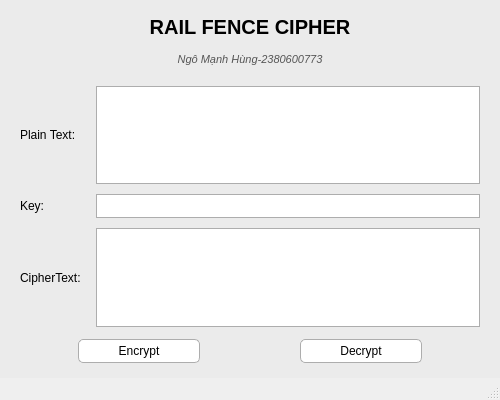
<?xml version="1.0" encoding="UTF-8"?>
<ui version="4.0">
 <class>MainWindow</class>
 <widget class="QMainWindow" name="MainWindow">
  <property name="geometry">
   <rect>
    <x>0</x>
    <y>0</y>
    <width>500</width>
    <height>400</height>
   </rect>
  </property>
  <property name="minimumSize">
   <size>
    <width>450</width>
    <height>380</height>
   </size>
  </property>
  <property name="windowTitle">
   <string>Rail Fence Cipher</string>
  </property>
  <widget class="QWidget" name="centralwidget">
   <property name="styleSheet">
    <string notr="true">
     QWidget#centralwidget {
         background-color: #ebebeb;
     }
     QLabel {
         font-family: &quot;Segoe UI&quot;, Arial, sans-serif;
         color: #000000;
         font-size: 12px;
     }
     QLabel#label_title {
         font-size: 20px;
         font-weight: bold;
         color: #000000;
         margin-bottom: 2px;
     }
     QLabel#label_subtitle {
         font-size: 11px;
         color: #555555;
         margin-bottom: 8px;
         font-style: italic;
     }
     QTextEdit, QLineEdit {
         background-color: #ffffff;
         border: 1px solid #adadad;
         color: #000000;
         font-family: &quot;Segoe UI&quot;, Arial, sans-serif;
         font-size: 12px;
         padding: 3px;
     }
     QPushButton {
         background-color: #ffffff;
         border: 1px solid #adadad;
         border-radius: 5px;
         padding: 4px 20px;
         font-family: &quot;Segoe UI&quot;, Arial, sans-serif;
         font-size: 12px;
         color: #000000;
         min-width: 80px;
     }
     QPushButton:hover {
         background-color: #f0f0f0;
         border: 1px solid #0078d7;
     }
     QPushButton:pressed {
         background-color: #cce4f7;
         border: 1px solid #005499;
     }
    </string>
   </property>
   <layout class="QVBoxLayout" name="verticalLayout">
    <property name="spacing">
     <number>12</number>
    </property>
    <property name="leftMargin">
     <number>20</number>
    </property>
    <property name="topMargin">
     <number>15</number>
    </property>
    <property name="rightMargin">
     <number>20</number>
    </property>
    <property name="bottomMargin">
     <number>15</number>
    </property>
    <item>
     <widget class="QLabel" name="label_title">
      <property name="text">
       <string>RAIL FENCE CIPHER</string>
      </property>
      <property name="alignment">
       <set>Qt::AlignCenter</set>
      </property>
     </widget>
    </item>
    <item>
     <widget class="QLabel" name="label_subtitle">
      <property name="text">
       <string>Ngô Mạnh Hùng-2380600773</string>
      </property>
      <property name="alignment">
       <set>Qt::AlignCenter</set>
      </property>
     </widget>
    </item>
    <item>
     <layout class="QGridLayout" name="gridLayout">
      <property name="verticalSpacing">
       <number>10</number>
      </property>
      <property name="horizontalSpacing">
       <number>15</number>
      </property>
      <item row="0" column="0">
       <widget class="QLabel" name="label_plain">
        <property name="text">
         <string>Plain Text:</string>
        </property>
       </widget>
      </item>
      <item row="0" column="1">
       <widget class="QTextEdit" name="txt_plain_text"/>
      </item>
      <item row="1" column="0">
       <widget class="QLabel" name="label_key">
        <property name="text">
         <string>Key:</string>
        </property>
       </widget>
      </item>
      <item row="1" column="1">
       <widget class="QLineEdit" name="txt_key"/>
      </item>
      <item row="2" column="0">
       <widget class="QLabel" name="label_cipher">
        <property name="text">
         <string>CipherText:</string>
        </property>
       </widget>
      </item>
      <item row="2" column="1">
       <widget class="QTextEdit" name="txt_cipher_text"/>
      </item>
     </layout>
    </item>
    <item>
     <layout class="QHBoxLayout" name="horizontalLayout">
      <property name="spacing">
       <number>100</number>
      </property>
      <item>
       <spacer name="horizontalSpacer">
        <property name="orientation">
         <enum>Qt::Horizontal</enum>
        </property>
        <property name="sizeHint" stdset="0">
         <size>
          <width>40</width>
          <height>20</height>
         </size>
        </property>
       </spacer>
      </item>
      <item>
       <widget class="QPushButton" name="btn_encrypt">
        <property name="text">
         <string>Encrypt</string>
        </property>
       </widget>
      </item>
      <item>
       <widget class="QPushButton" name="btn_decrypt">
        <property name="text">
         <string>Decrypt</string>
        </property>
       </widget>
      </item>
      <item>
       <spacer name="horizontalSpacer_2">
        <property name="orientation">
         <enum>Qt::Horizontal</enum>
        </property>
        <property name="sizeHint" stdset="0">
         <size>
          <width>40</width>
          <height>20</height>
         </size>
        </property>
       </spacer>
      </item>
     </layout>
    </item>
   </layout>
  </widget>
  <widget class="QMenuBar" name="menubar">
   <property name="geometry">
    <rect>
     <x>0</x>
     <y>0</y>
     <width>500</width>
     <height>22</height>
    </rect>
   </property>
  </widget>
  <widget class="QStatusBar" name="statusbar"/>
 </widget>
 <resources/>
 <connections/>
</ui>
